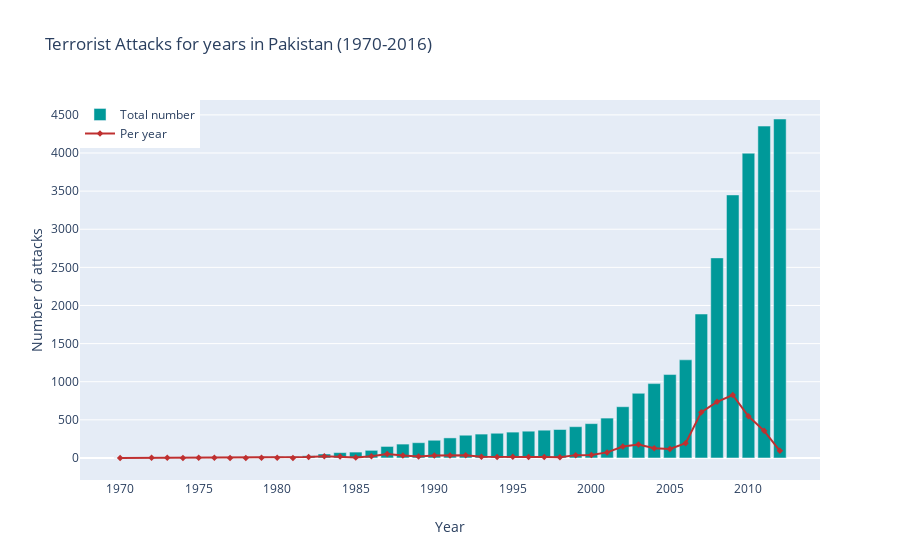

Notebook code cell kept with this figure:
### Code cell
trace1 = go.Bar(
    x = terror_years,
    y = terror_peryear.cumsum(),
    name = 'Total number',
    marker=dict(
        color='#009999'
    )
)

trace2 = go.Scatter(
    x = terror_years,
    y = terror_peryear,
    name = 'Per year',
    mode = 'lines+markers',
    marker = dict(
        size = 5,
        symbol = 'diamond',
        color='#BF3030',
    ),
    line = dict(
        width = 2,
        color='#BF3030',
    ),
)

layout = go.Layout(
    title = 'Terrorist Attacks for years in Pakistan (1970-2016)',
    barmode='group',
    xaxis = dict(
        title = 'Year',
    ),
    yaxis = dict(
        title = 'Number of attacks',
    ),
    legend=dict(
        x=0,
        y=1
    )
)

data = [trace1, trace2]

fig = dict(data = data, layout = layout)
iplot(fig)

### Figure 1 — Plotly figure (JSON) as saved in the notebook; plotly's stock layout.template omitted (floating-point values rounded to 4 significant figures)
{"data": [{"marker": {"color": "#009999"}, "name": "Total number", "type": "bar", "x": [1970, 1972, 1973, 1974, 1975, 1976, 1977, 1978, 1979, 1980, 1981, 1982, 1983, 1984, 1985, 1986, 1987, 1988, 1989, 1990, 1991, 1992, 1993, 1994, 1995, 1996, 1997, 1998, 1999, 2000, 2001, 2002, 2003, 2004, 2005, 2006, 2007, 2008, 2009, 2010, 2011, 2012, 2013, 2014, 2015], "y": [1, 3, 5, 6, 8, 10, 11, 12, 14, 17, 18, 29, 52, 70, 77, 100, 151, 182, 200, 232, 263, 298, 313, 324, 339, 351, 364, 373, 410, 450, 523, 672, 848, 975, 1094, 1287, 1888, 2624, 3450, 3997, 4353, 4446]}, {"line": {"color": "#BF3030", "width": 2}, "marker": {"color": "#BF3030", "size": 5, "symbol": "diamond"}, "mode": "lines+markers", "name": "Per year", "type": "scatter", "x": [1970, 1972, 1973, 1974, 1975, 1976, 1977, 1978, 1979, 1980, 1981, 1982, 1983, 1984, 1985, 1986, 1987, 1988, 1989, 1990, 1991, 1992, 1993, 1994, 1995, 1996, 1997, 1998, 1999, 2000, 2001, 2002, 2003, 2004, 2005, 2006, 2007, 2008, 2009, 2010, 2011, 2012, 2013, 2014, 2015], "y": [1, 2, 2, 1, 2, 2, 1, 1, 2, 3, 1, 11, 23, 18, 7, 23, 51, 31, 18, 32, 31, 35, 15, 11, 15, 12, 13, 9, 37, 40, 73, 149, 176, 127, 119, 193, 601, 736, 826, 547, 356, 93]}], "layout": {"barmode": "group", "legend": {"x": 0, "y": 1}, "title": {"text": "Terrorist Attacks for years in Pakistan (1970-2016)"}, "xaxis": {"title": {"text": "Year"}}, "yaxis": {"title": {"text": "Number of attacks"}}}}
